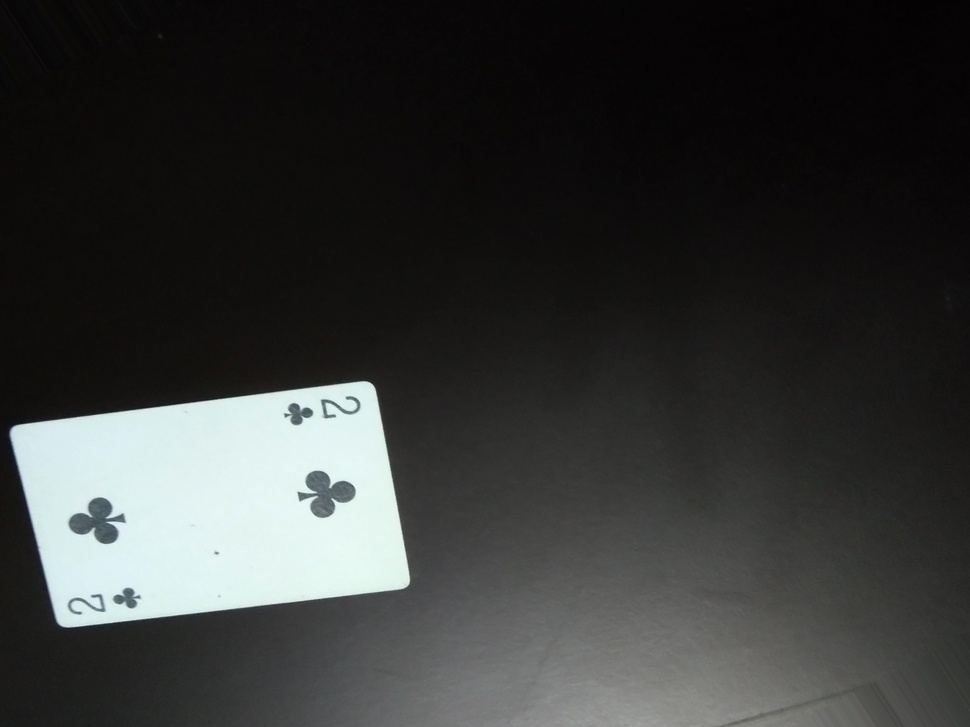
#> input picture data/NOTPokemonCards/2C10.jpg, 970 x 727 px, shrunk from 4608 x 3456 before the run
$ python -i rule_based_approach.py   (imports and definitions only)
#> lines starting #> are read from the running program, lines starting #| are printed output that depends on the picture; after the words box and inside, x2 and y2 are one past the last pixel; in counts of white or black regions, pixels touching at a corner belong together
# Import necessary libraries
import numpy as np
import cv2
from sklearn.metrics import (
    accuracy_score, precision_score, recall_score, f1_score, confusion_matrix,
    classification_report, roc_curve, auc
)
from sklearn.model_selection import train_test_split
import matplotlib.pyplot as plt
import seaborn as sns
from skimage.feature import local_binary_pattern

# Paths to the preprocessed data
images_path = "images.npy"
labels_path = "labels.npy"

# Load preprocessed images and labels
# [2 lines not run here, left out]

# Split data into training and testing sets
# [1 line that did not run here, left out]

# Rule 1: Compute edge count using Canny edge detection
# [4 lines left out: function compute_edge_count, not called in this run]

# Rule 2: Compute mean color intensity of an image
def compute_color_intensity(image):
    return np.mean(image)

# Rule 3: Estimate border thickness using contours
def compute_border_thickness(image):
    gray = cv2.cvtColor((image * 255).astype(np.uint8), cv2.COLOR_RGB2GRAY)
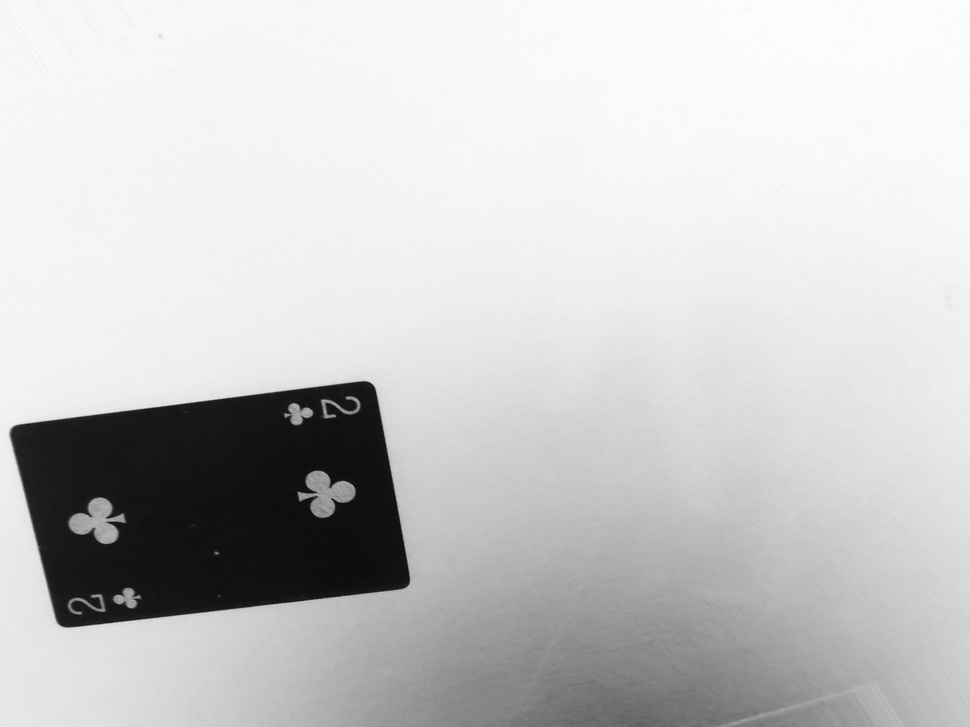
#> gray: shape (727, 970); min 5, max 254, mean 201.3
    edges = cv2.Canny(gray, 100, 200)
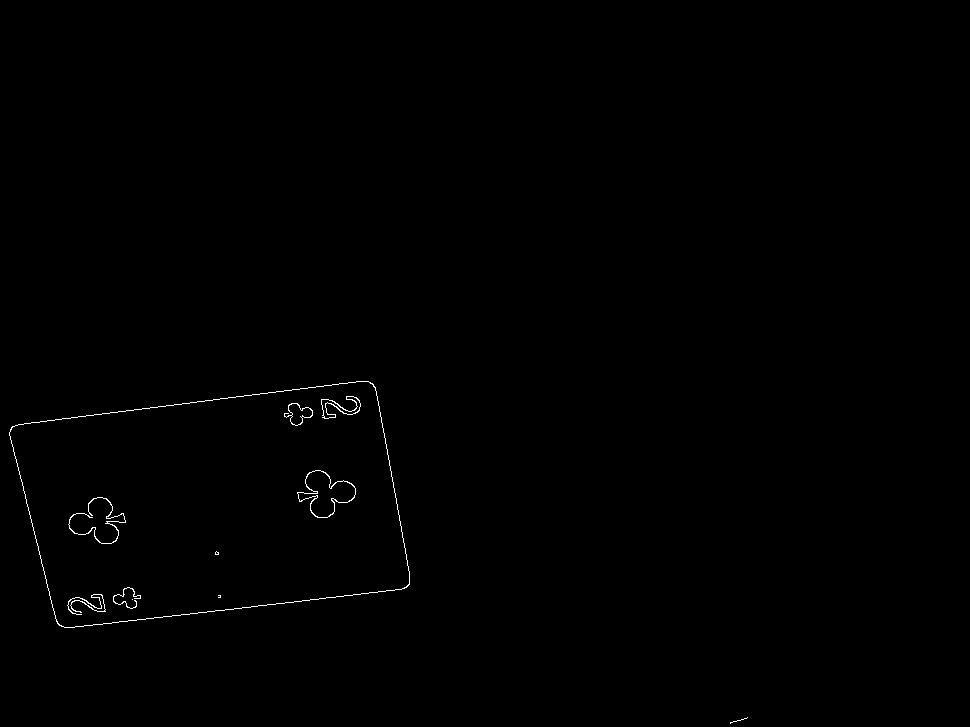
#> edges: shape (727, 970); 0.32% white in thin lines or dots, all inside (x1, y1, x2, y2) = (9, 381, 748, 724)
    contours, _ = cv2.findContours(edges, cv2.RETR_EXTERNAL, cv2.CHAIN_APPROX_SIMPLE)
#> contours = 2 contours, 1 with area under 20; largest, box (x1, y1, x2, y2) and area: (9, 381, 410, 628) 75964
    if contours:
        largest_contour = max(contours, key=cv2.contourArea)
#> largest_contour = contour of 356 points, box (x1, y1, x2, y2) (9, 381, 410, 628), area 75964
        _, _, w, h = cv2.boundingRect(largest_contour)
#> w = 401; h = 247
        return min(w, h) * 0.03
    return 0

# Rule 4: Compute the percentage of yellow in the border region
# [40 lines left out: functions compute_yellow_border_percentage, compute_texture_pattern, rule_based_classification, not called in this run]

# Updated weights and thresholds
weights = {
    'color_intensity': 0.2,
    'edge_count': 0.1,
    'border_thickness': 0.2,
    'yellow_border': 0.3,
    'texture_pattern': 0.2,
    'decision_threshold': 0.4
}
color_threshold = 0.6
edge_threshold = 500
border_threshold = 3.0
yellow_threshold = 20.0
texture_threshold = 0.5

# Function to evaluate the model on a dataset
# [61 lines left out: function evaluate_model, not called in this run]

# Evaluate on training and testing sets
# [1 line that did not run here, left out]
# [1 line that did not run here, left out]

# Visualize false positives and false negatives
# [10 lines left out: function visualize_misclassified_samples, not called in this run]

# Identify and visualize false positives and negatives
# [1 line that did not run here, left out]
# [1 line that did not run here, left out]

# [1 line that did not run here, left out]
# [1 line that did not run here, left out]

# [8 lines not run here, left out]

>>> import cv2
>>> picture = cv2.cvtColor(cv2.imread('data/NOTPokemonCards/2C10.jpg'), cv2.COLOR_BGR2RGB)
>>> result = compute_border_thickness(picture)
#> result = 7.41

$ run again, on data/NOTPokemonCards/2C18.jpg
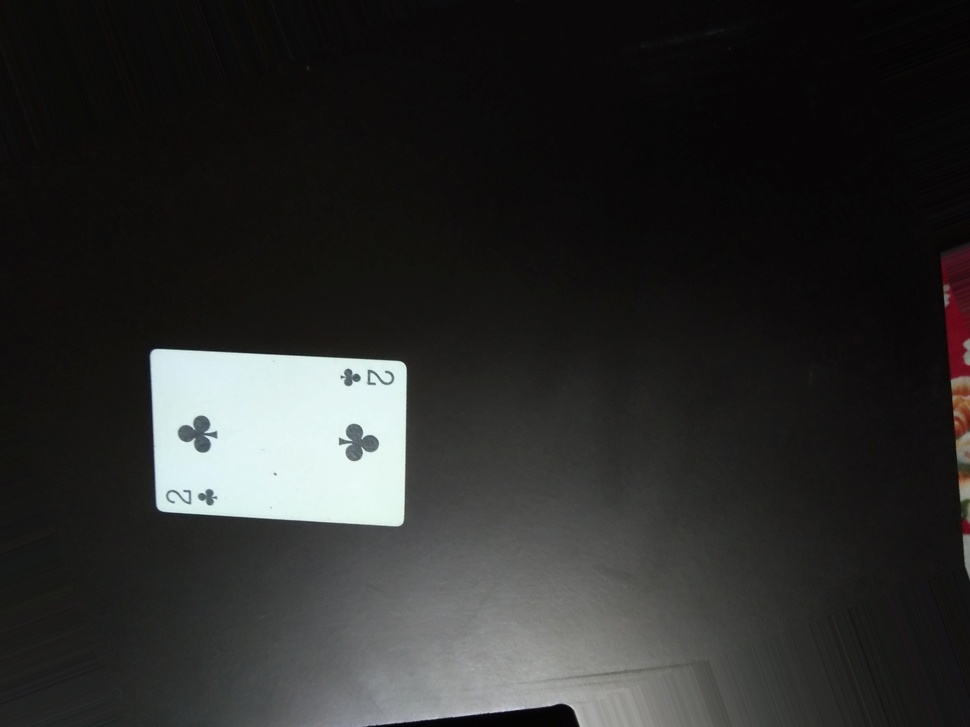
#> input picture data/NOTPokemonCards/2C18.jpg, 970 x 727 px, shrunk from 4608 x 3456 before the run
#> in compute_border_thickness, `gray = cv2.cvtColor((image * 255).astype(np.uint8), cv2.COLOR_RGB2GRAY)`:
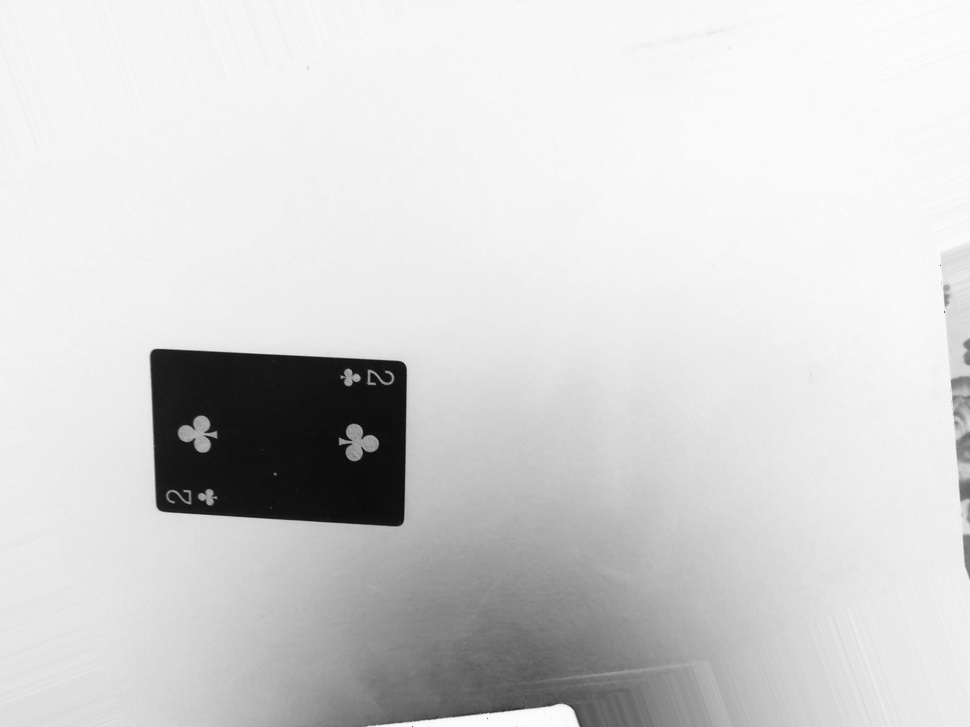
#> gray: shape (727, 970); min 8, max 254, mean 211.7
#> in compute_border_thickness, `edges = cv2.Canny(gray, 100, 200)`:
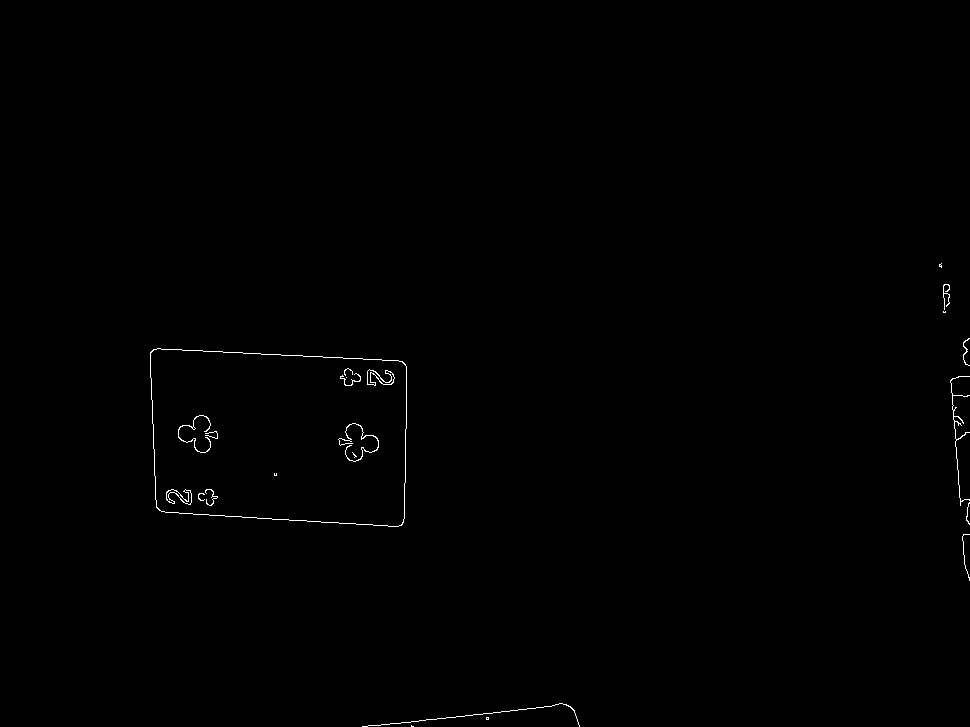
#> edges: shape (727, 970); 0.33% white in thin lines or dots, all inside (x1, y1, x2, y2) = (150, 263, 970, 727)
#> contours = 11 contours, 9 with area under 20; largest, box (x1, y1, x2, y2) and area: (150, 348, 407, 527) 41466, (950, 376, 970, 506) 26
#> largest_contour = contour of 92 points, box (x1, y1, x2, y2) (150, 348, 407, 527), area 41466
#> w = 257; h = 179
#> result = 5.37

$ run again, on data/NOTPokemonCards/2C23.jpg
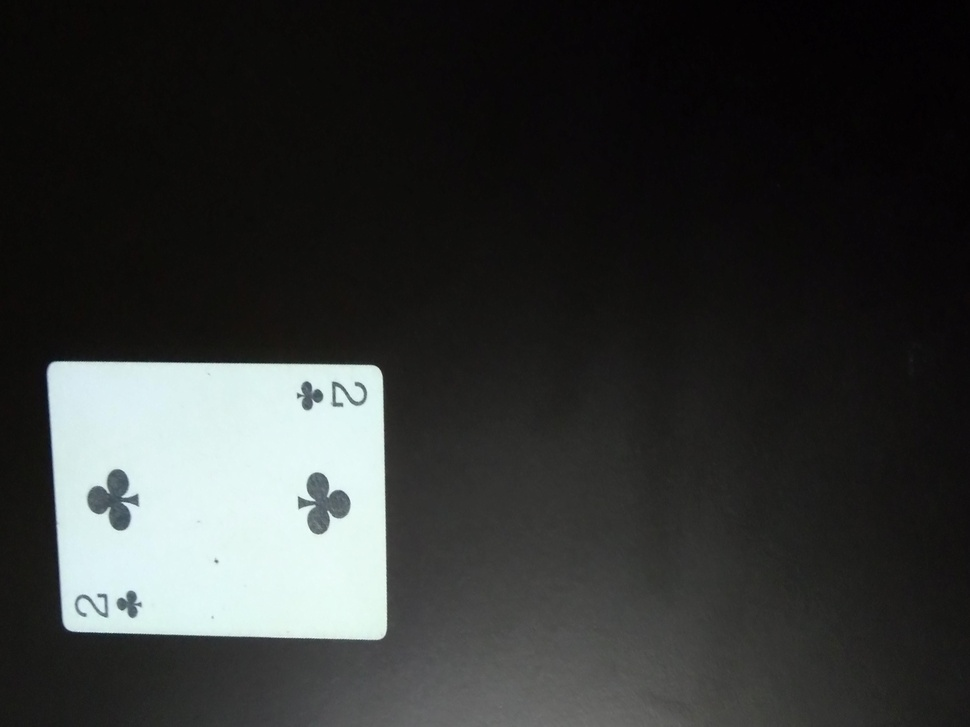
#> input picture data/NOTPokemonCards/2C23.jpg, 970 x 727 px, shrunk from 4608 x 3456 before the run
#> in compute_border_thickness, `gray = cv2.cvtColor((image * 255).astype(np.uint8), cv2.COLOR_RGB2GRAY)`:
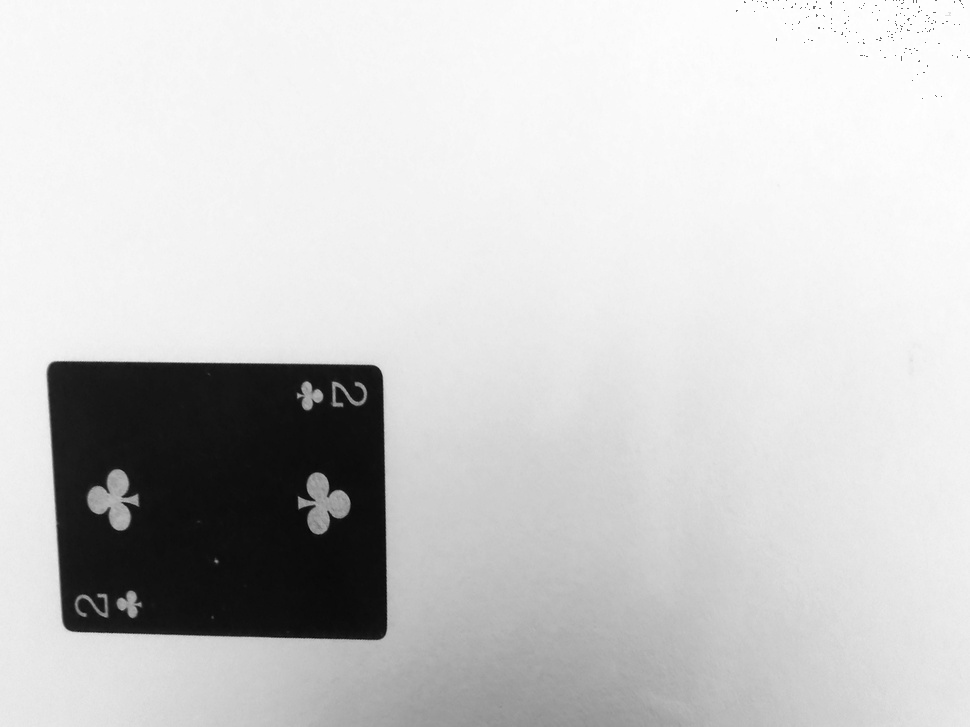
#> gray: shape (727, 970); min 5, max 255, mean 203.9
#> in compute_border_thickness, `edges = cv2.Canny(gray, 100, 200)`:
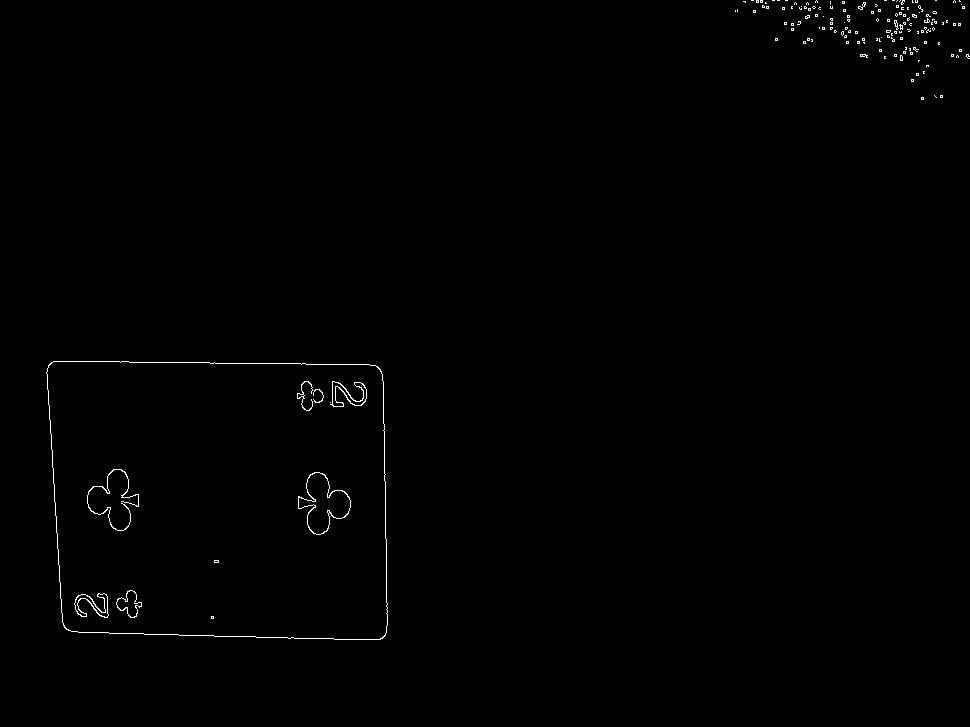
#> edges: shape (727, 970); 0.48% white in thin lines or dots, all inside (x1, y1, x2, y2) = (46, 0, 970, 640)
#> contours = 141 contours, 140 with area under 20; largest, box (x1, y1, x2, y2) and area: (46, 361, 388, 640) 90100
#> largest_contour = contour of 129 points, box (x1, y1, x2, y2) (46, 361, 388, 640), area 90100
#> w = 342; h = 279
#> result = 8.37

$ run again, on data/NOTPokemonCards/3C15.jpg
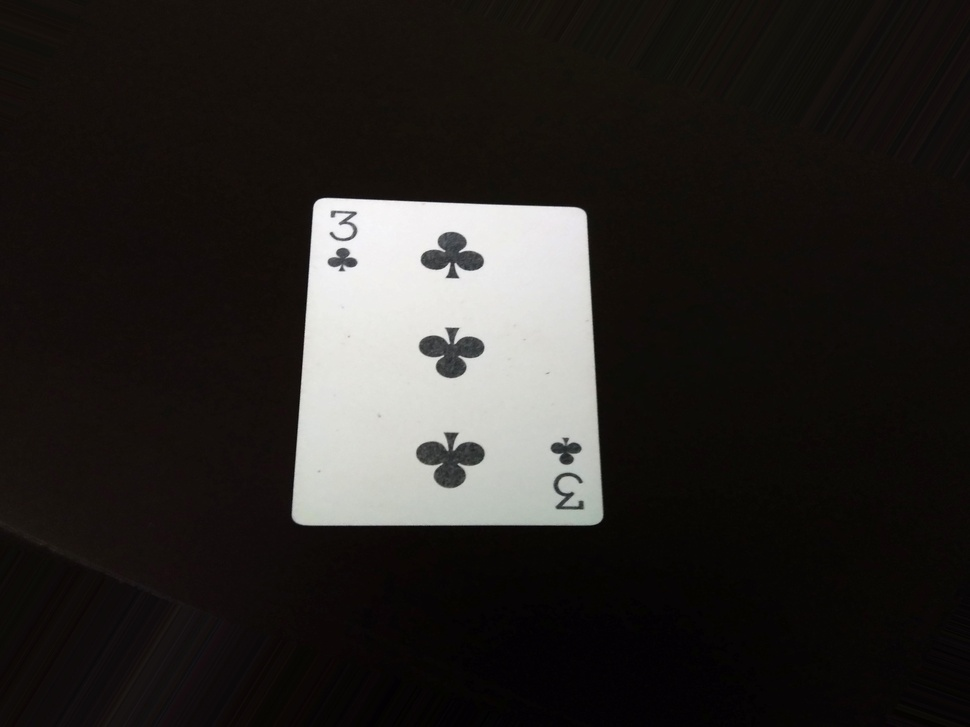
#> input picture data/NOTPokemonCards/3C15.jpg, 970 x 727 px, shrunk from 4608 x 3456 before the run
#> in compute_border_thickness, `gray = cv2.cvtColor((image * 255).astype(np.uint8), cv2.COLOR_RGB2GRAY)`:
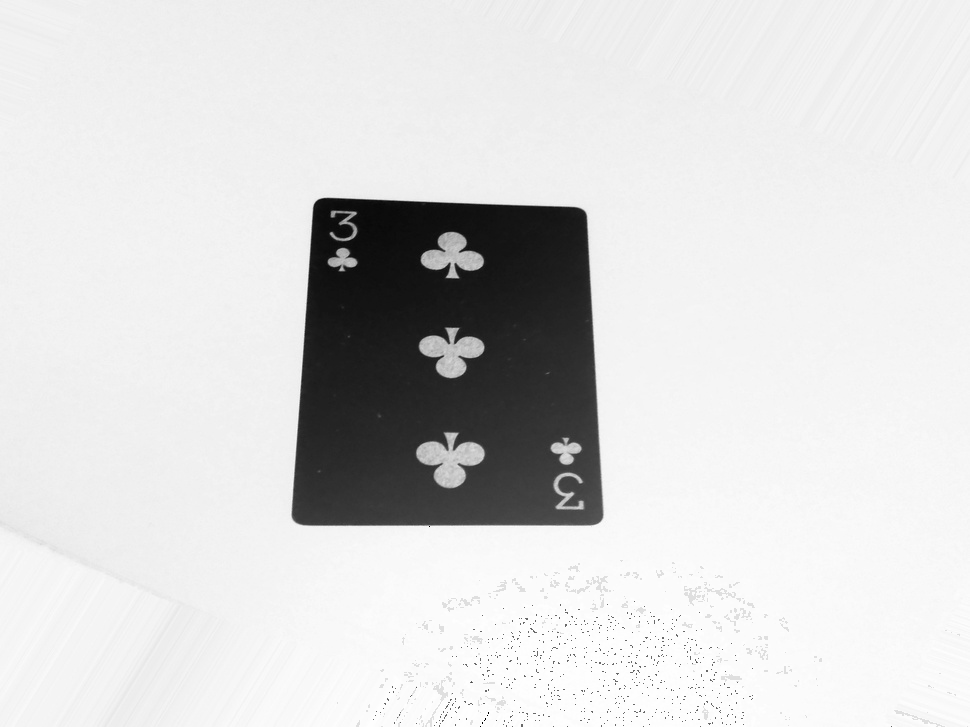
#> gray: shape (727, 970); min 0, max 255, mean 217
#> in compute_border_thickness, `edges = cv2.Canny(gray, 100, 200)`:
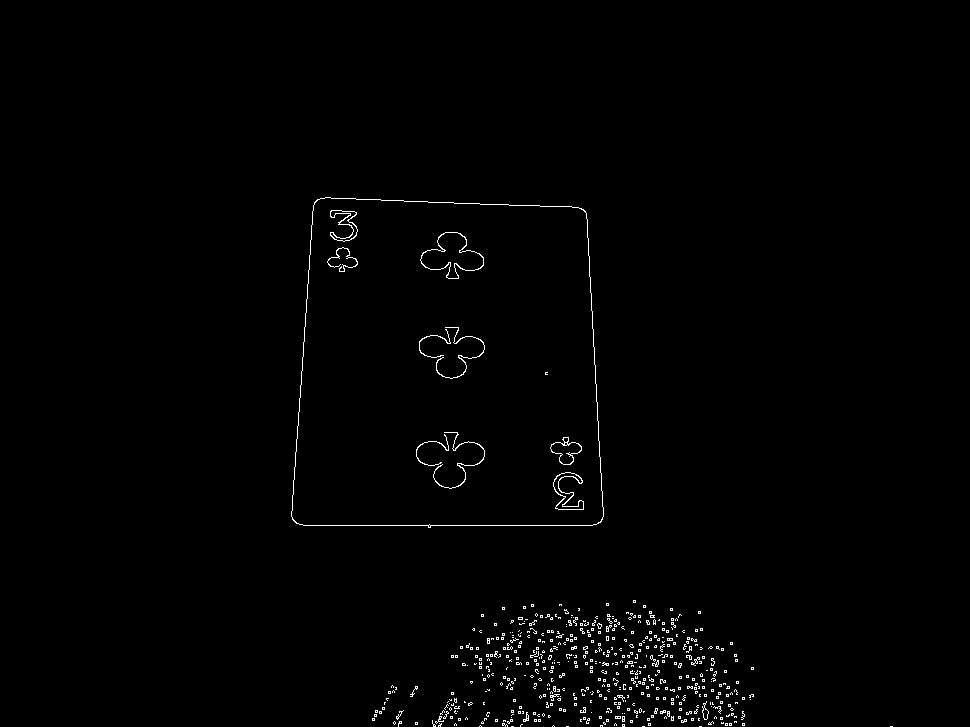
#> edges: shape (727, 970); 0.96% white in thin lines or dots, all inside (x1, y1, x2, y2) = (291, 197, 893, 727)
#> contours = 512 contours, 510 with area under 20; largest, box (x1, y1, x2, y2) and area: (291, 197, 604, 528) 94354, (702, 701, 709, 720) 50
#> largest_contour = contour of 140 points, box (x1, y1, x2, y2) (291, 197, 604, 528), area 94354
#> w = 313; h = 331
#> result = 9.39
